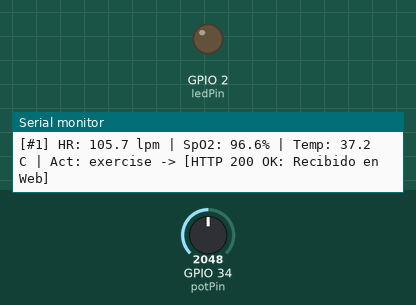
Bench run of a sketch on a simulated ESP32. Parts: output pins drawn as LEDs (lit = HIGH), the last lines printed to the serial monitor. The inputs (shaded band) are chosen by the test bench; at power-on: GPIO 34 (potPin) = 2048. WiFi joins after 1.5 s; servers stay silent unless stated; uploads are accepted with an empty reply; random numbers use the default seed unless the sketch sets one.

Above: at 4.2 s.
4.3 s: GPIO 34 (potPin) set to 2615
At 5.83 s:
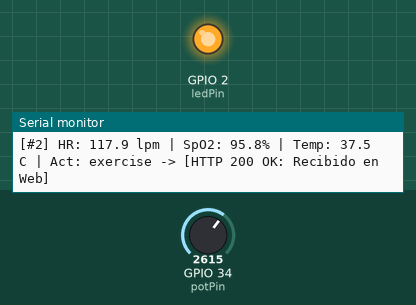
7.8 s: GPIO 34 (potPin) set to 2702
Timing chart, 0 to 18.2 s (numbered marks = the images above; inputs shaded):
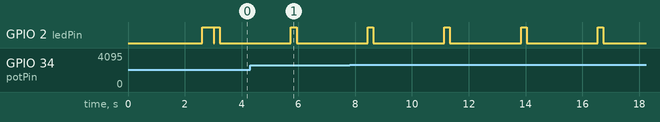

The sketch:

sketch.ino
```cpp
/*
 * ======================================================================================
 * PROYECTO: ASTRAHEALTH-AI — TELEMETRIA FISIOLOGICA EN TIEMPO REAL
 * Microcontrolador: ESP32 DevKit V1 (Wokwi Simulator)
 * ======================================================================================
 * 1. Lee el sensor fisiológico en GPIO 34 (potenciómetro de control de régimen).
 * 2. Genera telemetría dinámica continua con oscilación fisiológica en tiempo real.
 * 3. Se conecta a Internet virtual mediante Wokwi-GUEST.
 * 4. Transmite automáticamente los datos vía HTTPS POST cada 2.5 segundos a:
 *    https://nasaspace-6rr9.onrender.com/api/v1/measurements
 * ======================================================================================
 */

#include <WiFi.h>
#include <HTTPClient.h>
#include <WiFiClientSecure.h>

// Pin analógico de telemetría (GPIO 34)
const int potPin = 34;
// Pin LED indicador de transmisión (LED integrado GPIO 2)
const int ledPin = 2;

// Credenciales WiFi de la red virtual de Wokwi
const char* ssid = "Wokwi-GUEST";
const char* password = "";

// URL del backend desplegado en Render
const char* serverUrl = "https://nasaspace-6rr9.onrender.com/api/v1/measurements";

// Contador secuencial de paquetes enviados
unsigned long packetCount = 0;

void setup() {
  Serial.begin(115200);
  delay(1000);

  pinMode(potPin, INPUT);
  pinMode(ledPin, OUTPUT);
  digitalWrite(ledPin, LOW);

  Serial.println("\n=======================================================");
  Serial.println("  ASTRAHEALTH-AI — ESP32 Telemetria en Tiempo Real     ");
  Serial.println("=======================================================");
  Serial.print("[WiFi] Conectando a red virtual: ");
  Serial.println(ssid);

  WiFi.begin(ssid, password);

  int intentos = 0;
  while (WiFi.status() != WL_CONNECTED && intentos < 25) {
    delay(400);
    Serial.print(".");
    intentos++;
  }

  if (WiFi.status() == WL_CONNECTED) {
    digitalWrite(ledPin, HIGH);
    delay(400);
    digitalWrite(ledPin, LOW);
    Serial.println("\n[WiFi] Enlace establecido con exito.");
    Serial.print("[WiFi] IP local asignada: ");
    Serial.println(WiFi.localIP());
    Serial.print("[Cloud] Servidor destino: ");
    Serial.println(serverUrl);
  } else {
    Serial.println("\n[WiFi] Reintentando conexion en segundo plano...");
  }

  Serial.println("=======================================================\n");
}

void loop() {
  // 1. Lectura del sensor fisiologico (ADC de 12 bits: 0 a 4095)
  int potValue = analogRead(potPin);
  float factor = (float)potValue / 4095.0; // Rango 0.0 a 1.0

  // 2. Oscilacion fisiologica natural en tiempo real (variabilidad cardiaca y respiratoria)
  unsigned long now = millis();
  float hrOsc = sin(now / 1600.0) * 2.2 + ((float)random(-8, 8) / 10.0);
  float spo2Osc = cos(now / 2400.0) * 0.35 + ((float)random(-3, 3) / 10.0);
  float tempOsc = sin(now / 4500.0) * 0.12;

  // 3. Calculo dinamico segun la posicion del potenciometro
  float baseHr;
  float baseSpo2;
  float baseTemp;
  String activity;

  if (factor < 0.30) {
    // Estado de Reposo (Nominal / Estable)
    baseHr = 68.0 + (factor / 0.30) * 12.0;       // 68.0 a 80.0 bpm
    baseSpo2 = 98.4 - (factor / 0.30) * 0.7;      // 98.4% a 97.7%
    baseTemp = 36.4 + (factor / 0.30) * 0.4;      // 36.4 a 36.8 C
    activity = "resting";
  } else if (factor < 0.65) {
    // Estado de Actividad Fisica / Ejercicio
    float sub = (factor - 0.30) / 0.35;
    baseHr = 82.0 + sub * 38.0;                  // 82.0 a 120.0 bpm
    baseSpo2 = 97.6 - sub * 1.5;                 // 97.6% a 96.1%
    baseTemp = 36.8 + sub * 0.6;                 // 36.8 a 37.4 C
    activity = "exercise";
  } else if (factor < 0.88) {
    // Actividad Extravehicular (EVA) / Demanda Elevada
    float sub = (factor - 0.65) / 0.23;
    baseHr = 122.0 + sub * 28.0;                 // 122.0 a 150.0 bpm
    baseSpo2 = 96.0 - sub * 3.5;                 // 96.0% a 92.5%
    baseTemp = 37.4 + sub * 0.8;                 // 37.4 a 38.2 C
    activity = "eva";
  } else {
    // Estado de Sobreesfuerzo Critico / Hipoxia y Estres Fisiologico
    float sub = (factor - 0.88) / 0.12;
    baseHr = 152.0 + sub * 26.0;                 // 152.0 a 178.0 bpm
    baseSpo2 = 92.2 - sub * 4.8;                 // 92.2% a 87.4%
    baseTemp = 38.2 + sub * 0.9;                 // 38.2 a 39.1 C
    activity = "eva";
  }

  float heartRate = constrain(baseHr + hrOsc, 45.0, 195.0);
  float spo2 = constrain(baseSpo2 + spo2Osc, 80.0, 99.8);
  float temperature = constrain(baseTemp + tempOsc, 35.5, 40.5);

  packetCount++;

  // 4. Construccion del payload JSON para la API
  String jsonPayload = "{";
  jsonPayload += "\"device_id\":\"ASTRA-ESP32-01\",";
  jsonPayload += "\"heart_rate\":" + String(heartRate, 1) + ",";
  jsonPayload += "\"spo2\":" + String(spo2, 1) + ",";
  jsonPayload += "\"temperature\":" + String(temperature, 1) + ",";
  jsonPayload += "\"activity\":\"" + activity + "\"";
  jsonPayload += "}";

  // 5. Salida por consola Serial
  Serial.print("[#");
  Serial.print(packetCount);
  Serial.print("] HR: ");
  Serial.print(heartRate, 1);
  Serial.print(" lpm | SpO2: ");
  Serial.print(spo2, 1);
  Serial.print("% | Temp: ");
  Serial.print(temperature, 1);
  Serial.print(" C | Act: ");
  Serial.print(activity);

  // 6. Transmision HTTPS al backend en Render
  if (WiFi.status() == WL_CONNECTED) {
    digitalWrite(ledPin, HIGH);

    WiFiClientSecure client;
    client.setInsecure(); // Conexion SSL sin CA restrictiva para simulador

    HTTPClient http;
    http.begin(client, serverUrl);
    http.addHeader("Content-Type", "application/json");

    int httpCode = http.POST(jsonPayload);

    if (httpCode > 0) {
      if (httpCode == 201 || httpCode == 200) {
        Serial.print(" -> [HTTP ");
        Serial.print(httpCode);
        Serial.println(" OK: Recibido en Web]");
      } else {
        Serial.print(" -> [HTTP ");
        Serial.print(httpCode);
        Serial.println("]");
      }
    } else {
      Serial.print(" -> [Error envio: ");
      Serial.print(http.errorToString(httpCode).c_str());
      Serial.println("]");
    }

    http.end();
    digitalWrite(ledPin, LOW);
  } else {
    Serial.println(" -> [WiFi desconectado, reconectando...]");
    WiFi.reconnect();
  }

  // Intervalo de transmision en tiempo real: 2.5 segundos
  delay(2500);
}
```

Measured:
- by itself, GPIO 2 (ledPin): alternates HIGH for 0.20 s and LOW for 2.5 s
